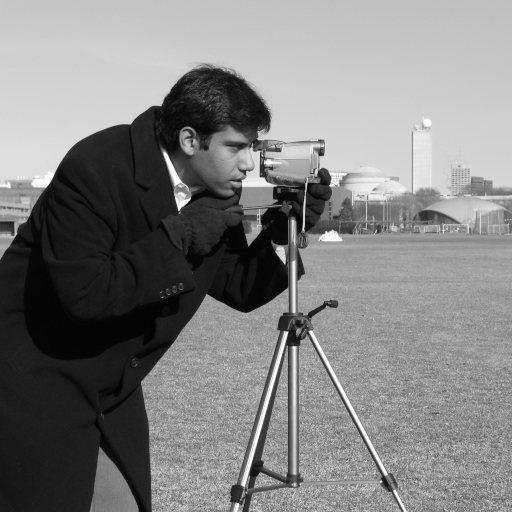
#> input picture skimage.data.camera(), 512 x 512 px
$ jupyter execute --allow-errors p3_face_detection_and_recognition.ipynb   (shell and % lines are left out)
#> lines starting #> are read from the running program, lines starting #| are printed output that depends on the picture
# Laboratory #3 : Face detection and recognition

At the end of this laboratory, you would get familiarized with

*   Face detection
    *   Integral images
    *   Haar-like feature computation
    *   Adaboost
*   Face recognition
    *   Eigen Faces
    *   PCA and LDA

**Remember this is a graded exercise.**

*   For every plot, make sure you provide appropriate titles, axis labels, legends, wherever applicable.
*   Create reusable functions where ever possible, so that the code could be reused at different places.
*   Mount your drive to access the images.
*   Add sufficient comments and explanations wherever necessary.

---

[cell 1]
# mount drive to the notebook

from google.colab import drive
drive.mount('/content/drive')

# Face Detection using AdaBoost

[cell 2]
# Loading necessary libraries (Feel free to add new libraries if you need for any computation)

import numpy as np
from skimage import data, io
import os
import matplotlib
from PIL import Image
from multiprocessing import Pool
from functools import partial
import time
import timeit
from matplotlib import pyplot as plt
from skimage.color import rgb2gray
import skimage

### Exercise #1

*   Build a function compute_integral_image that computes the integral image of an input (2D) array. In an integral image each pixel is the sum of all pixels in the original image that are 'left and above' the pixel. See the following example:

```
Original    Integral
+--------   +------------
| 1 2 3 .   | 0  0  0  0 .
| 4 5 6 .   | 0  1  3  6 .
| . . . .   | 0  5 12 21 .
            | . . . . . .
```

*   The integral image must have an additional row and column full of zeros (first row and first column).
*   Plot the output of the integral image for the following array:

```
img_array = np.array([[1,2,2,2,1],[1,2,2,2,1],[1,2,2,2,1],[1,2,2,2,1]])
```

[cell 3]
def compute_integral_image(img_arr):
    """
    Calculates the integral image based on the original image data.
    :param img_arr: Image source data
    :type img_arr: numpy.ndarray
    :return Integral image for given image
    :rtype: numpy.ndarray
    """
    # an index of -1 refers to the last row/column
    # since row_sum is calculated starting from (0,0),
    # rowSum(x, -1) == 0 holds for all x
    row_sum = np.zeros(img_arr.shape)
    # we need an additional column and row
    integral_image_arr = np.zeros((img_arr.shape[0] + 1, img_arr.shape[1] + 1))
    print(integral_image_arr)

    # Add code here

    height = len(img_arr)
    width = len(img_arr[0])
    print(height)
    print(width)
    j=0
    i=0
    for i in range(height):
      for j in range(width):
          integral_image_arr[i+1,j+1] = np.sum(img_arr[:i+1,:j+1])
    return integral_image_arr

[cell 4]
img_array = np.array([[1, 2, 2, 2, 1], [1, 2, 2, 2, 1], [1, 2, 2, 2, 1], [1, 2, 2, 2, 1]])
plt.imshow(img_array, cmap="gray", vmin=0, vmax= 5)
plt.title("Array image")
plt.show()
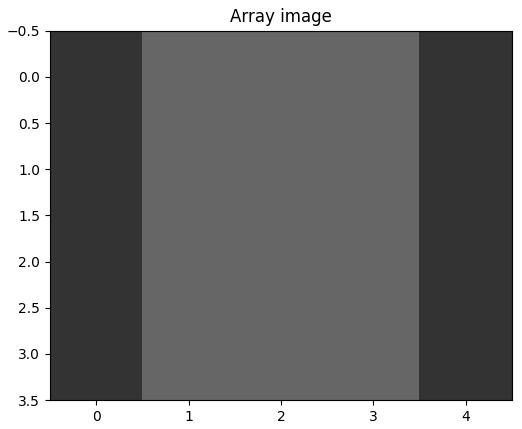
#> figure drawn by matplotlib, 1 panel

[cell 5]
ii_img_array = compute_integral_image(img_array)
print(ii_img_array)

*   Test the function using 'camera' image from the data module. Plot the original image and the integral image.

[cell 6]
# solution
img= data.camera()
#> img is the input picture: shape (512, 512); min 0, max 255, mean 129.1
#img = rgb2gray(img)
integral_img = compute_integral_image(img)
#> (printed output is left out)
#> in compute_integral_image (call 2), `height = len(img_arr)`: height = 512
#| 512
#| 512
#> after the loop in compute_integral_image (call 2), `for i in range(height):`:
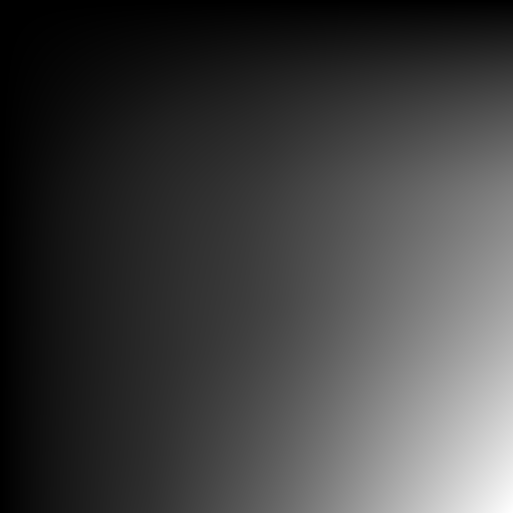
#> integral_image_arr: shape (513, 513) float64; min 0, max 33832495, mean 8534829.6; drawn with min black and max white
plt.imshow(img, cmap='gray')
plt.show()
plt.imshow(integral_img)
plt.show
